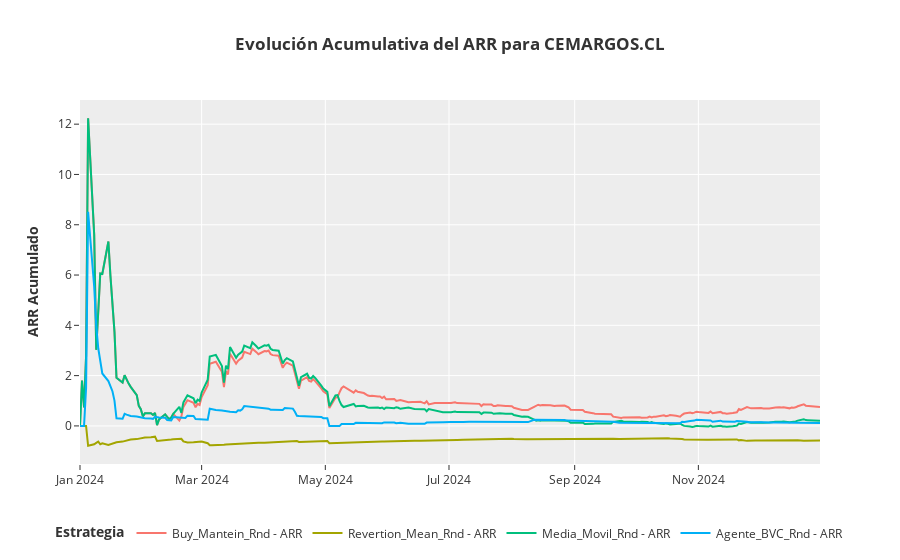

The cell this chart's notebook holds for it:
### Markdown cell above
## Evolución Metricas

### Code cell
# Transformar el DataFrame a formato largo
df_melted = df_indice.melt(id_vars=['Date'], var_name='Estrategia', value_name='Rendimiento')

# Función para calcular métricas acumulativas
def calcular_metricas_acumulativas(df):
    df = df.sort_values('Date').copy()  # Asegurar orden cronológico
    df['ARR'] = (1 + df['Rendimiento']).cumprod() ** (253 / df.index.to_series().diff().fillna(1).cumsum()) - 1
    df['Volatilidad_acum'] = df['Rendimiento'].expanding().std() * np.sqrt(252)
    df['Sharpe_acum'] = (df['Rendimiento'].expanding().mean() / df['Rendimiento'].expanding().std()) * np.sqrt(252)
    return df

# Aplicar función por estrategia
df_time_metrics = df_melted.groupby('Estrategia', group_keys=False).apply(calcular_metricas_acumulativas)

fig = go.Figure()

for metric in ['ARR']:
    for strategy in df_time_metrics['Estrategia'].unique():
        df_temp = df_time_metrics[df_time_metrics['Estrategia'] == strategy]
        fig.add_trace(go.Scatter(
            x=df_temp['Date'],
            y=df_temp[metric],
            mode='lines',
            name=f"{strategy} - {metric}"
        ))

fig.update_layout(
    title={
        'text': f"<b>Evolución Acumulativa del ARR para {indice_referencia}</b>",
        'x':0.5,
        'xanchor': 'center'
    },
    yaxis_title="<b>ARR Acumulado</b>",
    legend=dict(
        title="<b>Estrategia</b>",
        orientation="h",
        yanchor="top",
        y=-0.15,
        xanchor="center",
        x=0.5
    ),
    template="ggplot2"
)


fig.show()

### Figure 1 — Plotly figure (JSON) as saved in the notebook; plotly's stock layout.template omitted (floating-point values rounded to 4 significant figures; data arrays with more than 128 entries replaced by an {"elided": "..."} marker saying what was removed)
{"data": [{"mode": "lines", "name": "Buy_Mantein_Rnd - ARR", "type": "scatter", "x": {"elided": "253 str values"}, "y": {"elided": "253 float values"}}, {"mode": "lines", "name": "Revertion_Mean_Rnd - ARR", "type": "scatter", "x": {"elided": "253 str values"}, "y": {"elided": "253 float values"}}, {"mode": "lines", "name": "Media_Movil_Rnd - ARR", "type": "scatter", "x": {"elided": "253 str values"}, "y": {"elided": "253 float values"}}, {"mode": "lines", "name": "Agente_BVC_Rnd - ARR", "type": "scatter", "x": {"elided": "253 str values"}, "y": {"elided": "253 float values"}}], "layout": {"legend": {"orientation": "h", "title": {"text": "<b>Estrategia</b>"}, "x": 0.5, "xanchor": "center", "y": -0.15, "yanchor": "top"}, "title": {"text": "<b>Evolución Acumulativa del ARR para CEMARGOS.CL</b>", "x": 0.5, "xanchor": "center"}, "yaxis": {"title": {"text": "<b>ARR Acumulado</b>"}}}}
